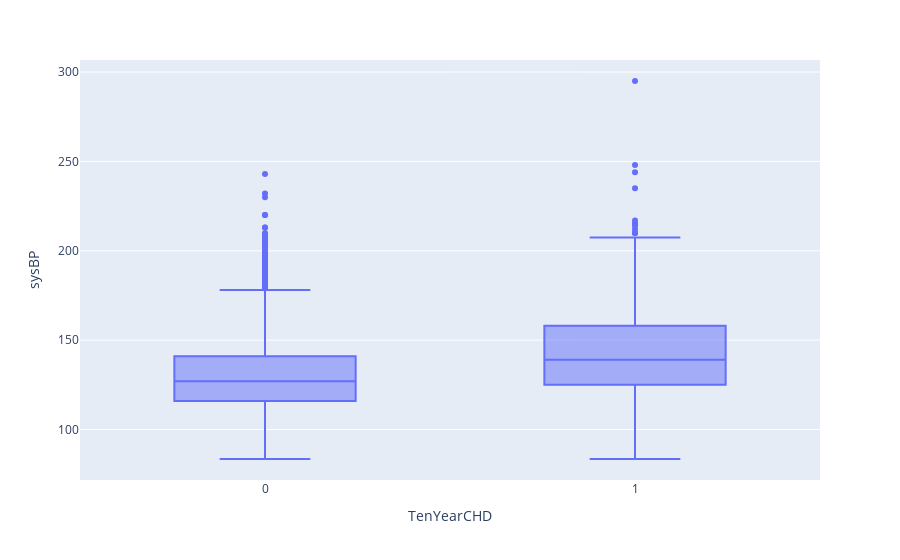

Notebook code for this chart:
### Code cell
sns.catplot(x='TenYearCHD',y='sysBP',kind='bar',data=df)


px.box(data_frame= df , x='TenYearCHD' , y ='sysBP')

### Figure 1 — Plotly figure (JSON) as saved in the notebook; plotly's stock layout.template omitted (floating-point values rounded to 4 significant figures; data arrays with more than 128 entries replaced by an {"elided": "..."} marker saying what was removed)
{"data": [{"alignmentgroup": "True", "hovertemplate": "TenYearCHD=%{x}<br>sysBP=%{y}<extra></extra>", "legendgroup": "", "marker": {"color": "#636efa"}, "name": "", "notched": false, "offsetgroup": "", "orientation": "v", "showlegend": false, "type": "box", "x": {"elided": "4240 int values"}, "x0": " ", "xaxis": "x", "y": {"elided": "4240 float values"}, "y0": " ", "yaxis": "y"}], "layout": {"boxmode": "group", "legend": {"tracegroupgap": 0}, "margin": {"t": 60}, "xaxis": {"anchor": "y", "domain": [0, 1], "title": {"text": "TenYearCHD"}}, "yaxis": {"anchor": "x", "domain": [0, 1], "title": {"text": "sysBP"}}}}
